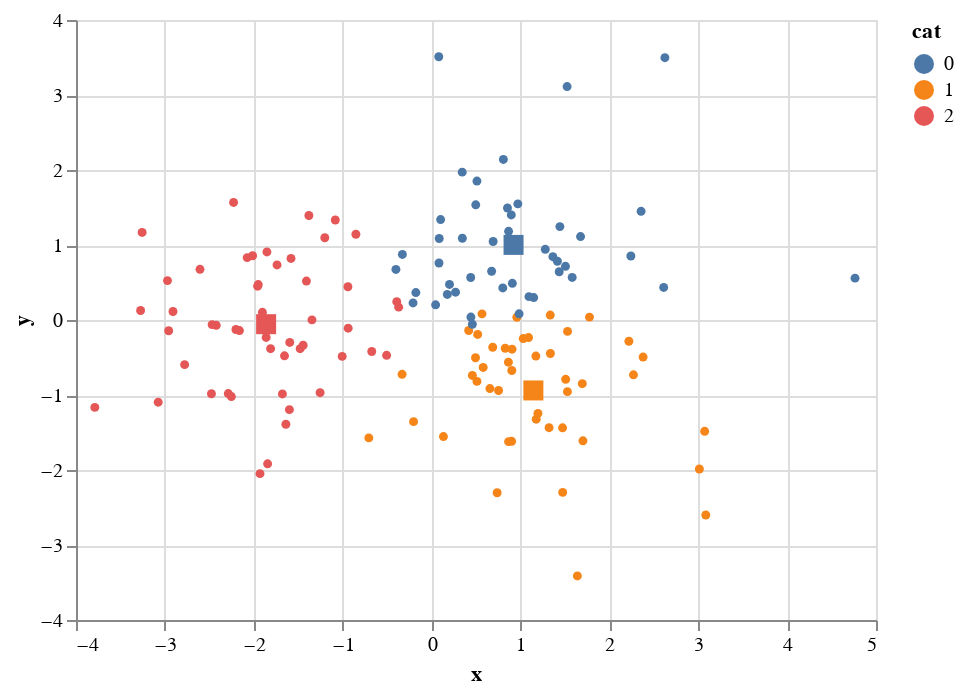

The cell this chart's notebook holds for it:
### Code cell
# Usando altair (Paquete gráfico avanzado)
newdata = pd.DataFrame({"x":newaxis[0],"y":newaxis[1],"cat":x})
newcentr = pd.DataFrame({"x":centr[0],"y":centr[1],"cat":centr.index})
p1 = alt.Chart(newdata).mark_circle(size=20).encode(x="x",y="y",color="cat:N",tooltip=["x","y","cat"])
p2 = alt.Chart(newcentr).mark_square(size=100).encode(x="x",y="y",color="cat:N",tooltip=["x","y","cat"])
(p1+p2).configure_mark(opacity=1).interactive()

### Figure 1 — Vega-Lite specification as saved in the notebook (floating-point values rounded to 4 significant figures; data arrays with more than 128 entries replaced by an {"elided": "..."} marker saying what was removed)
{"config": {"view": {"continuousWidth": 400, "continuousHeight": 300}, "mark": {"opacity": 1}}, "layer": [{"data": {"name": "data-1aab0a2979f7b945e3204f7f22c424a8"}, "mark": {"type": "circle", "size": 20}, "encoding": {"color": {"field": "cat", "type": "nominal"}, "tooltip": [{"field": "x", "type": "quantitative"}, {"field": "y", "type": "quantitative"}, {"field": "cat", "type": "quantitative"}], "x": {"field": "x", "type": "quantitative"}, "y": {"field": "y", "type": "quantitative"}}, "selection": {"selector002": {"type": "interval", "bind": "scales", "encodings": ["x", "y"]}}}, {"data": {"name": "data-06035e00ce965efe352708a73e5068b0"}, "mark": {"type": "square", "size": 100}, "encoding": {"color": {"field": "cat", "type": "nominal"}, "tooltip": [{"field": "x", "type": "quantitative"}, {"field": "y", "type": "quantitative"}, {"field": "cat", "type": "quantitative"}], "x": {"field": "x", "type": "quantitative"}, "y": {"field": "y", "type": "quantitative"}}}], "$schema": "https://vega.github.io/schema/vega-lite/v4.17.0.json", "datasets": {"data-1aab0a2979f7b945e3204f7f22c424a8": {"elided": "140 records"}, "data-06035e00ce965efe352708a73e5068b0": [{"x": 0.9224, "y": 1.001, "cat": 0}, {"x": 1.146, "y": -0.9393, "cat": 1}, {"x": -1.861, "y": -0.05572, "cat": 2}]}}
